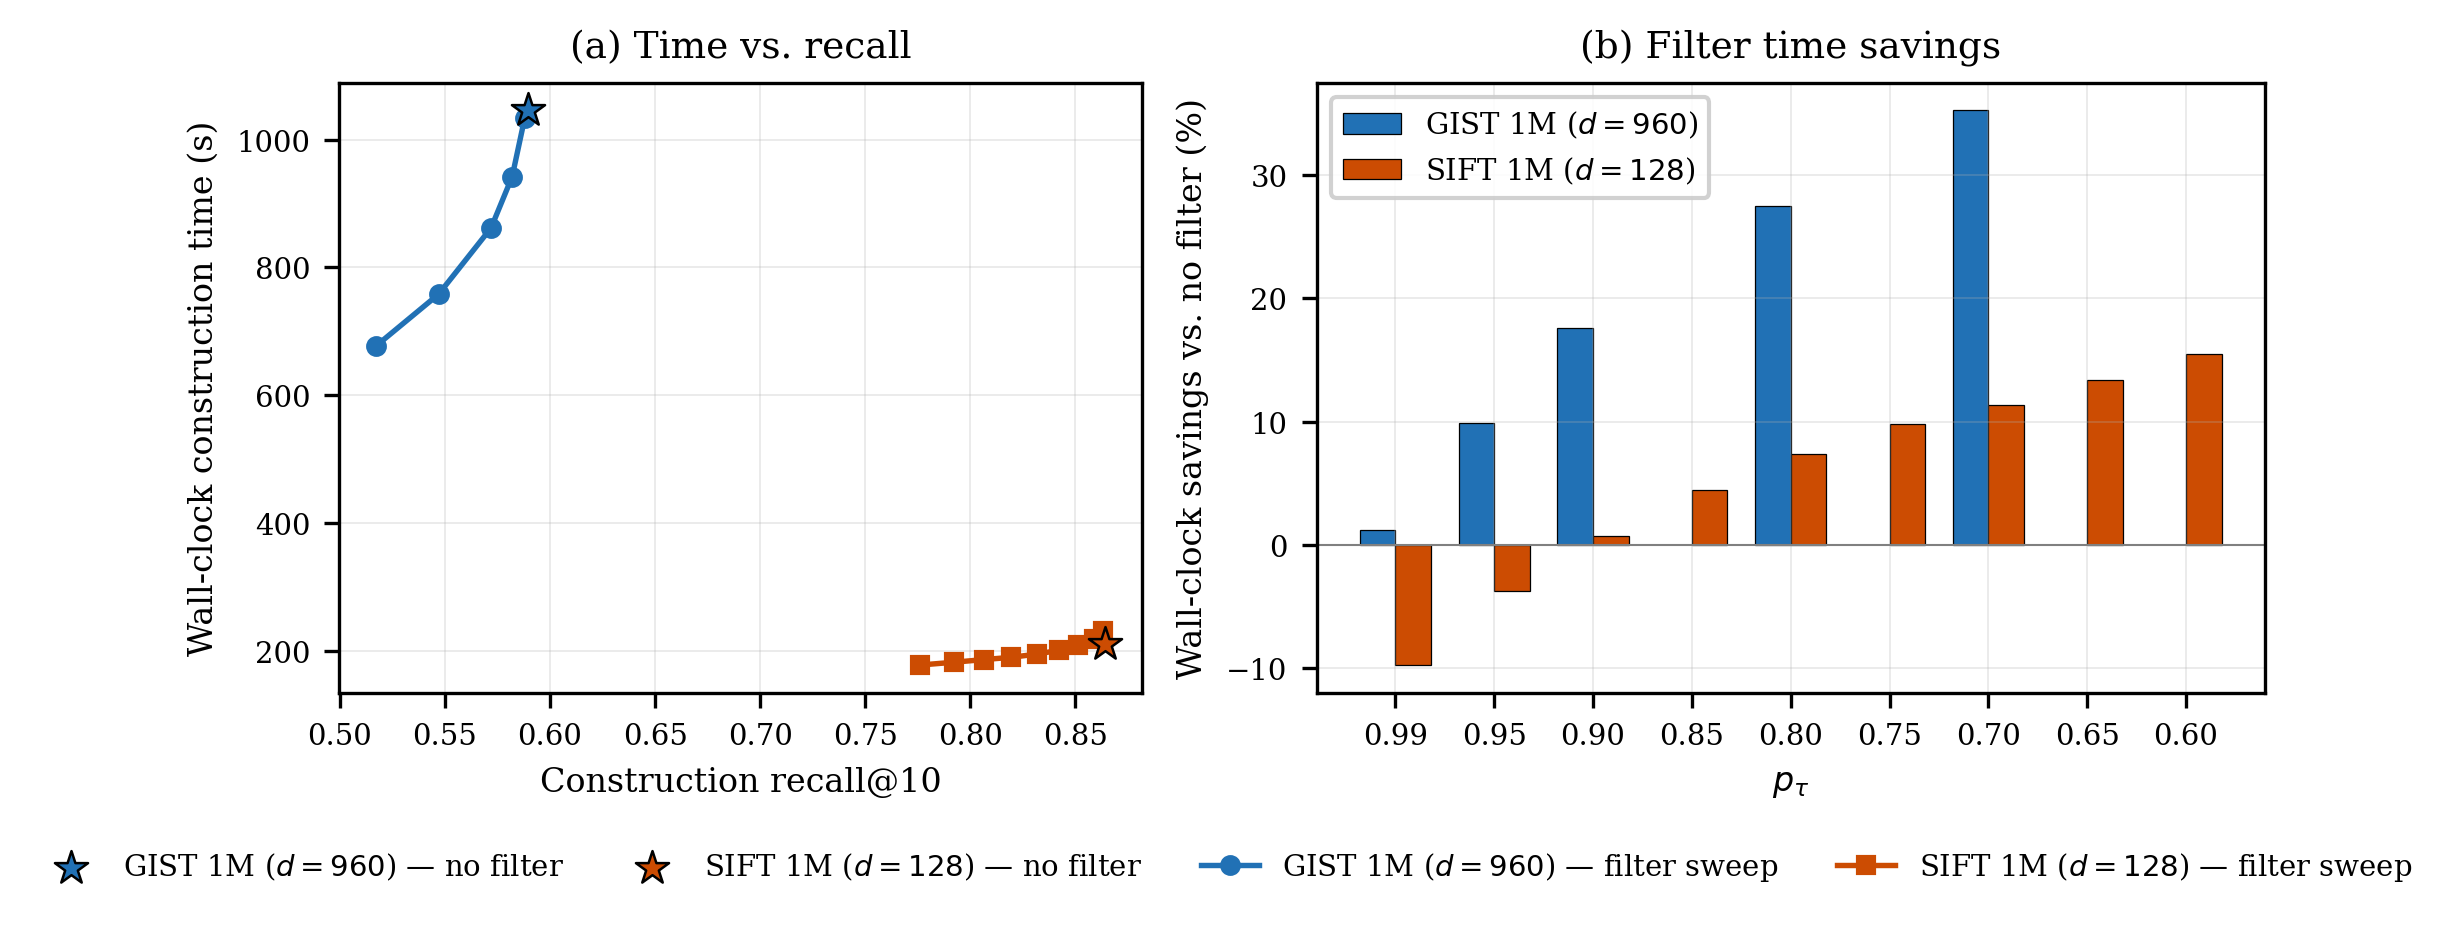

Write the Python code that produced this figure.
"""Fig 1 — Two panels, random init only.
(a) Wall-clock construction time vs construction recall, SIFT 1M + GIST 1M.
(b) Percentage wall-clock savings from the filter, grouped by p_tau and dataset.
No-filter is the first legend entry; legend sits outside the axes.
Double-column IEEE figure.
"""
import os
import numpy as np
import matplotlib.pyplot as plt
from parse import collect_filter_sweep
from style import DOUBLE

OUT = os.path.dirname(os.path.abspath(__file__))

PT_ORDER = [0.99, 0.95, 0.90, 0.85, 0.80, 0.75, 0.70, 0.65, 0.60]

DATASETS = [
    ("gist1m", "GIST 1M ($d{=}960$)", "#2171b5", "o"),
    ("sift1m", "SIFT 1M ($d{=}128$)", "#cc4c02", "s"),
]


def baseline_and_runs(tag, init):
    """Return (no-filter baseline, all pτ runs, pτ runs with recall).

    Bar chart can use every run (only timing needed); the line plot needs
    configs that also have a construction recall.
    """
    builds = collect_filter_sweep(tag, init)
    base = next((b for b in builds if b["pt"] is None), None)
    all_runs = [b for b in builds if b["pt"] is not None]
    all_runs.sort(key=lambda b: b["pt"])
    with_recall = [b for b in all_runs if b["recall"] > 0.0]
    return base, all_runs, with_recall


fig, (ax_line, ax_bar) = plt.subplots(
    1, 2, figsize=(DOUBLE, 3.0), gridspec_kw={"width_ratios": [1.1, 1.3]}
)

# ---- Panel (a): time vs recall ---------------------------------------------
handles, labels = [], []

# No-filter first in legend
for tag, title, color, marker in DATASETS:
    base, _, _ = baseline_and_runs(tag, "random")
    if base is None:
        continue
    h = ax_line.scatter([base["recall"]], [base["total_time"]],
                        marker="*", s=70, color=color,
                        edgecolor="black", linewidth=0.6, zorder=5)
    handles.append(h)
    labels.append(f"{title} — no filter")

for tag, title, color, marker in DATASETS:
    _, _, runs = baseline_and_runs(tag, "random")
    if not runs:
        continue
    xs = [b["recall"] for b in runs]
    ys = [b["total_time"] for b in runs]
    h, = ax_line.plot(xs, ys, marker=marker, color=color, linewidth=1.3,
                      markersize=4, linestyle="-")
    handles.append(h)
    labels.append(f"{title} — filter sweep")

ax_line.set_xlabel("Construction recall@10")
ax_line.set_ylabel("Wall-clock construction time (s)")
ax_line.set_title("(a) Time vs. recall")

# ---- Panel (b): % wall-clock savings grouped bars --------------------------
x = np.arange(len(PT_ORDER))
width = 0.36

for i, (tag, title, color, _) in enumerate(DATASETS):
    base, _, with_recall = baseline_and_runs(tag, "random")
    if base is None:
        continue
    # Only include bars for configs where construction recall was measured,
    # so the line panel (a) and bar panel (b) show the same set of pτ.
    run_by_pt = {b["pt"]: b for b in with_recall}
    savings = []
    for pt in PT_ORDER:
        b = run_by_pt.get(pt)
        if b is None:
            savings.append(np.nan)
        else:
            savings.append(100.0 * (1.0 - b["total_time"] / base["total_time"]))
    offset = (-width / 2) if i == 0 else (width / 2)
    ax_bar.bar(x + offset, savings, width, color=color, edgecolor="black",
               linewidth=0.3, label=title)

ax_bar.axhline(0, color="gray", linewidth=0.5)
ax_bar.set_xticks(x)
ax_bar.set_xticklabels([f"{p:.2f}" for p in PT_ORDER])
ax_bar.set_xlabel(r"$p_\tau$")
ax_bar.set_ylabel("Wall-clock savings vs. no filter (%)")
ax_bar.set_title("(b) Filter time savings")
ax_bar.legend(loc="upper left", framealpha=0.9)

# Shared legend for panel (a) below the figure
fig.legend(handles, labels, loc="lower center", ncol=4,
           bbox_to_anchor=(0.5, -0.02), frameon=False, fontsize=7)

plt.tight_layout(rect=(0, 0.06, 1, 1))
out = os.path.join(OUT, "fig1_time_vs_recall")
plt.savefig(out + ".pdf")
plt.savefig(out + ".png", dpi=300)
print(f"Saved: {out}.{{pdf,png}}")
